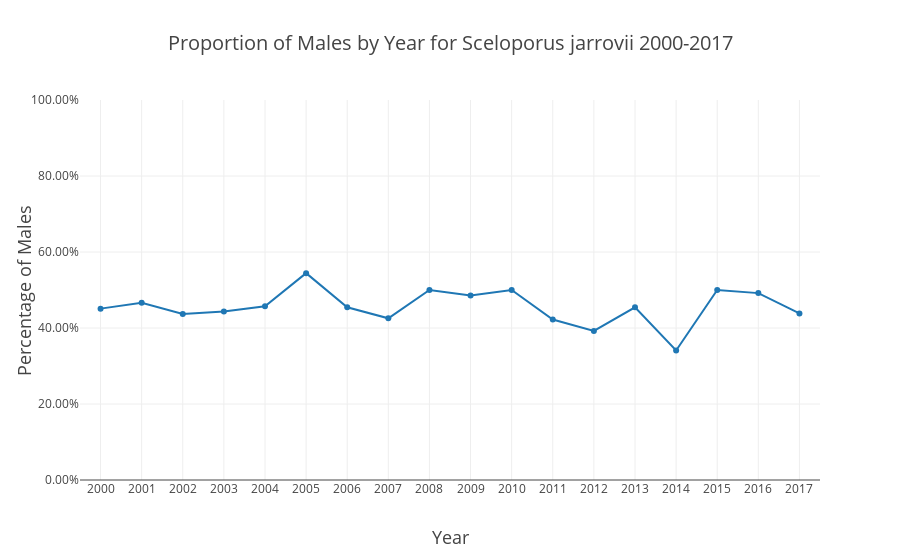

Here is the notebook cell this chart was saved with:
### Code cell
Sjarrovii = go.Scatter(x = populationSize_sex.loc[(populationSize_sex.propMale.notna())].year
           , y = populationSize_sex.loc[(populationSize_sex.propMale.notna())].propMale
          ,name = 'S. jarrovii')
data = [Sjarrovii]
layout = go.Layout(
    title = 'Proportion of Males by Year for Sceloporus jarrovii 2000-2017',
    titlefont = dict(
        size = 20),
    xaxis = dict(
        dtick = 1,
        title = 'Year',
        titlefont = dict(
            size = 18),
        range = [1999.5,2017.5]),
    yaxis = dict(
        tickformat = ".2%",
        title = 'Percentage of Males',
        titlefont = dict(
            size = 18),
    range = [0,1])
    
)
fig = go.Figure(
        data = data,
        layout = layout)
plot(fig, filename = 'Proportion of Males by Species and Year for Sceloporus jarrovii 2000-2017.html')
iplot(fig, filename = 'Proportion of Males by Species and Year for Sceloporus jarrovii 2000-2017.html')

### Figure 1 — Plotly figure (JSON) as saved in the notebook; plotly's stock layout.template omitted (floating-point values rounded to 4 significant figures)
{"data": [{"name": "S. jarrovii", "type": "scatter", "uid": "3bc9ab62-b541-4c2b-8869-3ce74f94f9a0", "x": [2000, 2001, 2002, 2003, 2004, 2005, 2006, 2007, 2008, 2009, 2010, 2011, 2012, 2013, 2014, 2015, 2016, 2017], "y": [0.451, 0.4667, 0.437, 0.4433, 0.4571, 0.5443, 0.4545, 0.4255, 0.5, 0.4857, 0.5, 0.4222, 0.3922, 0.4545, 0.3409, 0.5, 0.4918, 0.4384]}], "layout": {"title": {"font": {"size": 20}, "text": "Proportion of Males by Year for Sceloporus jarrovii 2000-2017"}, "xaxis": {"dtick": 1, "range": [2000.0, 2018.0], "title": {"font": {"size": 18}, "text": "Year"}}, "yaxis": {"range": [0, 1], "tickformat": ".2%", "title": {"font": {"size": 18}, "text": "Percentage of Males"}}}}
